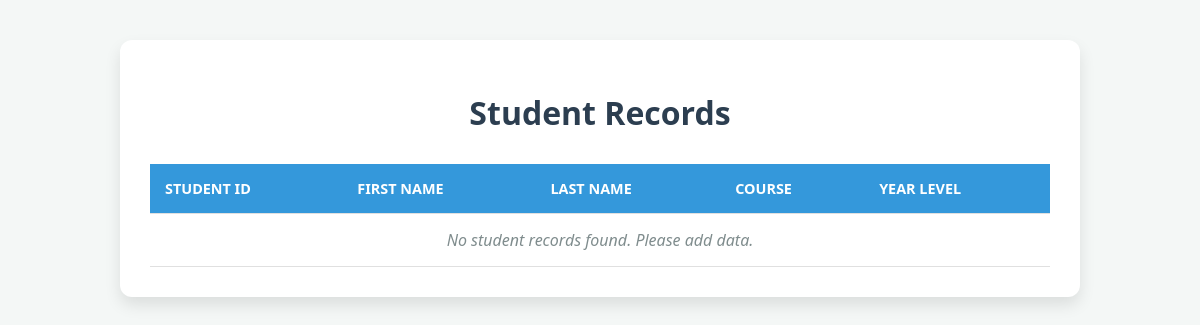
Before: / with the older database file.
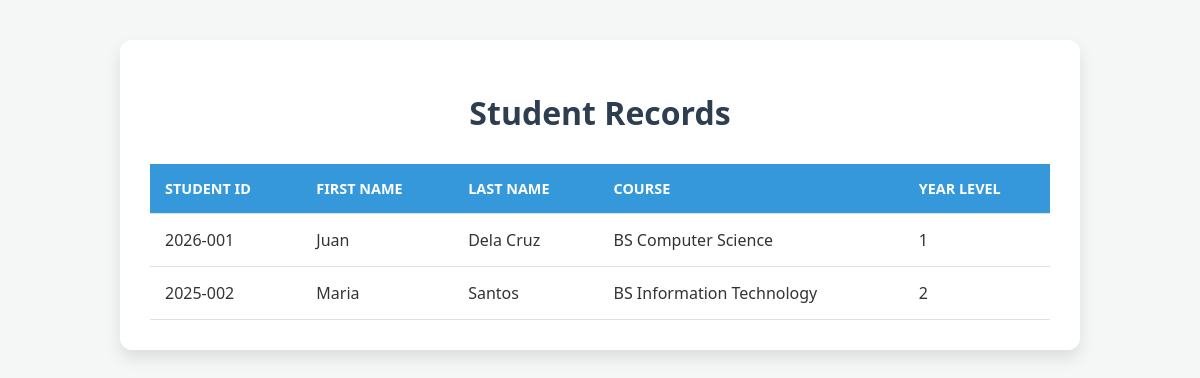
After: the same page with the newer database file.
### main/models.py (models this page shows, shortened)
class Student(models.Model):
    student_id = models.CharField(max_length=20, unique=True)
    first_name = models.CharField(max_length=50)
    last_name = models.CharField(max_length=50)
    course = models.CharField(max_length=100)
    year_level = models.IntegerField()

### main/views.py (the view)
# urls.py: path('', views.home_view, name='home'),
def home_view(request):
    students = Student.objects.all()
    context = {
        'students': students
    }
    return render(request, 'main/home.html', context)

### main/templates/main/home.html (shortened to what this page needs)
<!DOCTYPE html>
<html lang="en">
<head>
</head>
<body>
    <div class="container">
        <h1> Student Records</h1>
        <table>
            <thead>
                <tr>
                    <th>Student ID</th>
                    <th>First Name</th>
                    <th>Last Name</th>
                    <th>Course</th>
                    <th>Year Level</th>
                </tr>
            </thead>
            <tbody>
                {% for student in students %}
                <tr>
                    <td>{{ student.student_id }}</td>
                    <td>{{ student.first_name }}</td>
                    <td>{{ student.last_name }}</td>
                    <td>{{ student.course }}</td>
                    <td>{{ student.year_level }}</td>
                </tr>
                {% empty %}
                <tr>
                    <td colspan="5" class="empty-msg">No student records found. Please add data.</td>
                </tr>
                {% endfor %}
            </tbody>
        </table>
    </div>
</body>
</html>

### main/templates/main/home.html (style rules this page uses)
body { font-family: 'Segoe UI', Tahoma, Geneva, Verdana, sans-serif; background-color: #f4f7f6; color: #333; margin: 0; padding: 40px 20px; display: flex; justify-content: center; }
.container { background: #ffffff; padding: 30px; border-radius: 12px; box-shadow: 0 8px 16px rgba(0,0,0,0.1); width: 100%; max-width: 900px; }
h1 { text-align: center; color: #2c3e50; margin-bottom: 30px; }
table { width: 100%; border-collapse: collapse; margin-top: 20px; }
th, td { padding: 15px; text-align: left; border-bottom: 1px solid #e0e0e0; }
th { background-color: #3498db; color: white; font-weight: bold; text-transform: uppercase; font-size: 0.9em; }

Changed rows visible on the page:
added Student: student_id "2026-001", first_name "Juan", last_name "Dela Cruz", course "BS Computer Science", year_level "1"
added Student: student_id "2025-002", first_name "Maria", last_name "Santos", course "BS Information Technology", year_level "2"
Other visible differences:
text no longer shown: "No student records found. Please add data."
